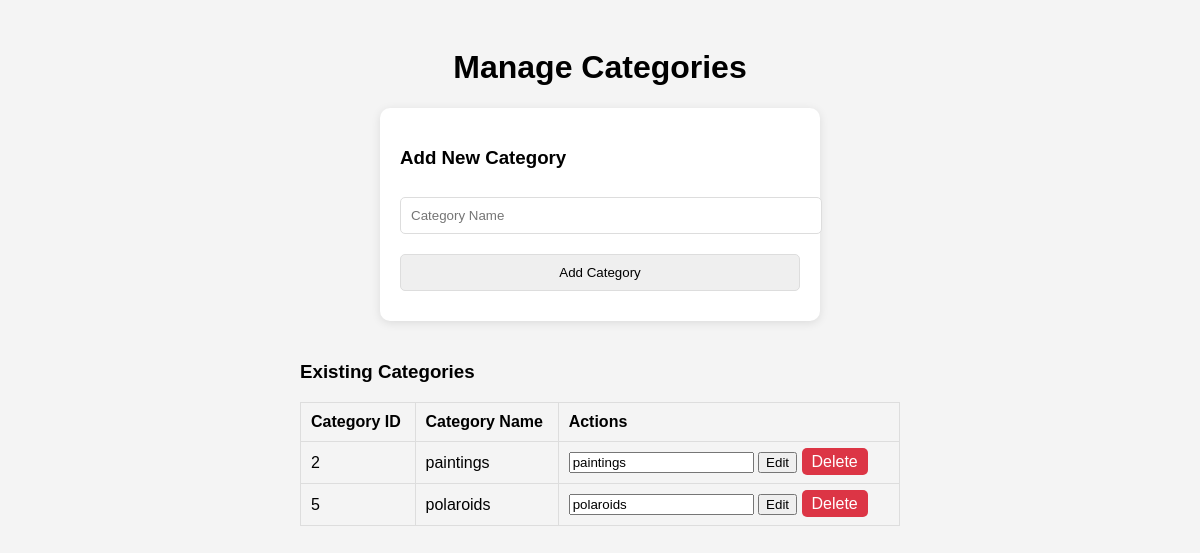
Page /backend/manage_categories.php (signed in) on the committed database.
### tables this page shows
CREATE TABLE `categories` (
  `category_id` int(11) NOT NULL,
  `category_name` varchar(255) NOT NULL
);

### backend/manage_categories.php (the view, shortened to what this page needs)
<?php
include 'db_connection.php';
$sql = "SELECT category_id, category_name FROM categories";
$result = $conn->query($sql);
?>
<!DOCTYPE html>
<html lang="en">
<head>
</head>
<body>
    <h1>Manage Categories</h1>
    <form class="category-form" method="POST" action="">
        <h3>Add New Category</h3>
        <input type="text" name="category_name" placeholder="Category Name" required>
        <button type="submit" name="add_category">Add Category</button>
    </form>
    <div class="category-list">
        <h3>Existing Categories</h3>
        <table>
            <tr>
                <th>Category ID</th>
                <th>Category Name</th>
                <th>Actions</th>
            </tr>
            <?php while ($category = $result->fetch_assoc()): ?>
            <tr>
                <td><?= htmlspecialchars($category['category_id']) ?></td>
                <td><?= htmlspecialchars($category['category_name']) ?></td>
                <td>
                    <form method="POST" style="display:inline-block;">
                        <input type="text" name="category_name" value="<?= htmlspecialchars($category['category_name']) ?>" required>
                        <button type="submit" name="edit_category">Edit</button>
                    </form>
                    <a href="manage_categories.php?delete=<?= $category['category_id'] ?>" class="delete-btn" onclick="return confirm('Are you sure you want to delete this category?');">Delete</a>
                </td>
            </tr>
            <?php endwhile; ?>
        </table>
    </div>
</body>
</html>

### backend/manage_categories.php (style rules this page uses)
body { font-family: Arial, sans-serif; background-color: #f4f4f4; padding: 20px; }
h1 { text-align: center; }
.category-form { max-width: 400px; margin: 0 auto 40px; padding: 20px; background-color: white; border-radius: 10px; box-shadow: 0 2px 10px rgba(0, 0, 0, 0.1); }
.category-form input[type="text"], .category-form button { width: 100%; padding: 10px; margin: 10px 0; border-radius: 5px; border: 1px solid #ddd; }
.category-list { max-width: 600px; margin: 0 auto; }
.category-list table { width: 100%; border-collapse: collapse; }
.category-list table th, .category-list table td { padding: 10px; border: 1px solid #ddd; text-align: left; }
.edit-btn, .delete-btn { padding: 5px 10px; margin-right: 10px; border-radius: 5px; text-decoration: none; color: white; }
.delete-btn { background-color: #dc3545; }

### rows in the picture
categories: category_id "2", category_name "paintings"
categories: category_id "5", category_name "polaroids"
